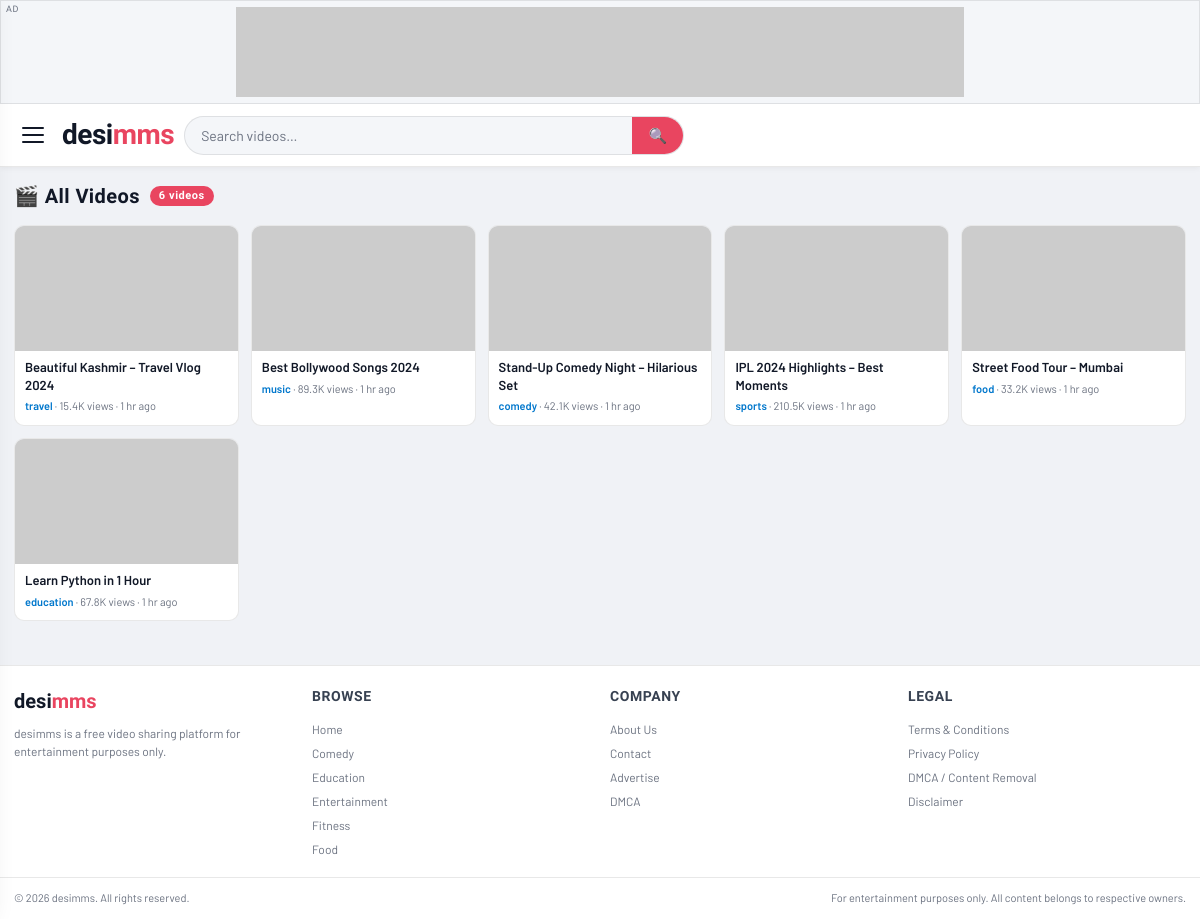
The page / on the database its author committed.
### tables this page shows
CREATE TABLE IF NOT EXISTS videos (
  id           INT AUTO_INCREMENT PRIMARY KEY,
  title        VARCHAR(255) NOT NULL,
  slug         VARCHAR(255) NOT NULL UNIQUE,
  description  TEXT,
  category     VARCHAR(100) DEFAULT 'general',
  tags         VARCHAR(500) DEFAULT '',
  embed_url    VARCHAR(1000) DEFAULT '',
  video_file   VARCHAR(500) DEFAULT '',
  thumbnail    VARCHAR(500) DEFAULT '',
  views        INT DEFAULT 0,
  featured     TINYINT DEFAULT 0,
  seo_title    VARCHAR(255) DEFAULT '',
  seo_desc     VARCHAR(500) DEFAULT '',
  seo_keywords VARCHAR(500) DEFAULT '',
  created_at   DATETIME DEFAULT CURRENT_TIMESTAMP
);

CREATE TABLE IF NOT EXISTS settings (
  `key`   VARCHAR(100) PRIMARY KEY,
  `value` TEXT
);

CREATE TABLE IF NOT EXISTS categories (
  id   INT AUTO_INCREMENT PRIMARY KEY,
  name VARCHAR(100) NOT NULL,
  slug VARCHAR(100) NOT NULL UNIQUE,
 icon VARCHAR(20) DEFAULT NULL
);

### config.php (called while the page is built, shortened)
<?php
function getSetting(PDO $db, string $key, string $default=''): string {
    $s=$db->prepare("SELECT `value` FROM settings WHERE `key`=?");
    $s->execute([$key]);
    $r=$s->fetchColumn();
    return $r!==false?$r:$default;
}
function getAd(PDO $db, string $pos): ?array {
    $s=$db->prepare("SELECT * FROM ads WHERE position=? AND is_active=1 LIMIT 1");
    $s->execute([$pos]);
    return $s->fetch()?:null;
}
function fmtViews(int $n): string {
    if($n>=1000)    return round($n/1000,1).'K';
    return (string)$n;
}
function timeAgo(string $dt): string {
    $d=time()-strtotime($dt);
    if($d<86400)   return floor($d/3600).' hr ago';
    return date('M j, Y',strtotime($dt));
}
function h(string $s): string { return htmlspecialchars($s,ENT_QUOTES,'UTF-8'); }
function getCategories(PDO $db): array {
    return $db->query("SELECT * FROM categories ORDER BY name")->fetchAll();
}

### index.php (the view, shortened to what this page needs)
<?php
require_once 'config.php';
$siteName    = getSetting($pdo,'site_name','desimms');
$perPage     = (int)getSetting($pdo,'videos_per_page','12');
$search = isset($_GET['q'])    ? trim($_GET['q'])    : '';
$page   = max(1, (int)($_GET['page'] ?? 1));
$offset = ($page - 1) * $perPage;
$where = ['1=1'];
$params = [];
$whereSQL = implode(' AND ', $where);
$total = $pdo->prepare("SELECT COUNT(*) FROM videos WHERE $whereSQL");
$total->execute($params);
$totalCount = (int)$total->fetchColumn();
$stmt = $pdo->prepare("SELECT * FROM videos WHERE $whereSQL ORDER BY created_at DESC LIMIT $perPage OFFSET $offset");
$stmt->execute($params);
$videos = $stmt->fetchAll();
$categories = getCategories($pdo);
$catLabel = '🎬 All Videos';
$adHeader     = getAd($pdo,'header');
?>
<!DOCTYPE html>
<html lang="en">
<head>
  <link rel="stylesheet" href="style.css"/>
</head>
<body>
<header class="site-header">
  <?php if($adHeader): ?>
  <div class="ad-wrap ad-header"><?= $adHeader['ad_code'] ?></div>
  <?php endif; ?>
  <div class="header-inner">
    <button class="hamburger" id="hamburger" onclick="openCatMenu()" aria-label="Open categories" aria-expanded="false">
      <span></span><span></span><span></span>
    </button>
    <a href="index.php" class="logo">desi<span>mms</span></a>
    <form class="search-form" action="index.php" method="get" role="search">
      <input type="search" name="q" placeholder="Search videos…" value="<?= h($search) ?>" autocomplete="off" aria-label="Search"/>
      <button type="submit" aria-label="Search">🔍</button>
    </form>
  </div>
</header>
<div class="page-wrap">
  <div class="sec-head">
    <h2><?= h($catLabel) ?></h2>
    <?php if($totalCount>0): ?><span class="pill-count"><?= $totalCount ?> videos</span><?php endif; ?>
  </div>
  <div class="video-grid">
    <?php if(empty($videos)): ?>
      <div class="empty">
        <div class="icon">🎬</div>
        <p>No videos found<?= $search?' for "'.h($search).'"':'' ?>.</p>
      </div>
    <?php else:
      foreach($videos as $v):
    ?>
      <a class="v-card" href="video.php?id=<?= (int)$v['id'] ?>">
        <div class="v-thumb">
          <img src="<?= h($v['thumbnail']?:('https://picsum.photos/seed/v'.$v['id'].'/400/225')) ?>"
               alt="<?= h($v['title']) ?>" loading="lazy" width="400" height="225"/>
          <div class="v-play"><div class="v-play-btn">▶</div></div>
        </div>
        <div class="v-info">
          <p class="v-title"><?= h($v['title']) ?></p>
          <div class="v-meta">
            <span class="v-channel"><?= h($v['category']) ?></span> ·
            <?= fmtViews((int)$v['views']) ?> views · <?= timeAgo($v['created_at']) ?>
          </div>
        </div>
      </a>
    <?php endforeach; endif; ?>
  </div>
</div>
<footer class="site-footer">
  <div class="footer-inner">
    <div class="footer-cols">
      <div class="footer-col">
        <div class="footer-logo">desi<span>mms</span></div>
        <p style="font-size:12px;color:var(--muted);margin-top:8px"><?= h(getSetting($pdo,'footer_text','')) ?></p>
      </div>
      <div class="footer-col">
        <h4>Browse</h4>
        <a href="index.php">Home</a>
        <?php foreach(array_slice($categories,0,5) as $c): ?>
          <a href="index.php?cat=<?= urlencode($c['slug']) ?>"><?= h($c['name']) ?></a>
        <?php endforeach; ?>
      </div>
      <div class="footer-col">
        <h4>Company</h4>
        <a href="about.php">About Us</a>
        <a href="contact.php">Contact</a>
        <a href="advertise.php">Advertise</a>
        <a href="dmca.php">DMCA</a>
      </div>
      <div class="footer-col">
        <h4>Legal</h4>
        <a href="terms.php">Terms &amp; Conditions</a>
        <a href="privacy.php">Privacy Policy</a>
        <a href="dmca.php">DMCA / Content Removal</a>
        <a href="disclaimer.php">Disclaimer</a>
      </div>
    </div>
    <div class="footer-bottom">
      <span>© <?= date('Y') ?> <?= h($siteName) ?>. All rights reserved.</span>
      <span>For entertainment purposes only. All content belongs to respective owners.</span>
    </div>
  </div>
</footer>
</body>
</html>

### index.php (style rules this page uses)
.hamburger { background:none;border:none;padding:6px 8px;cursor:pointer; display:flex;flex-direction:column;gap:5px;flex-shrink:0;border-radius:var(--radius-sm); transition:background .15s }
.hamburger span { display:block;width:22px;height:2px;background:var(--text); border-radius:2px;transition:all .25s }

### rows shown on the page
videos: title "Beautiful Kashmir – Travel Vlog 2024", category "travel", views "15.4K", created_at "1 hr ago"
videos: title "Best Bollywood Songs 2024", category "music", views "89.3K", created_at "1 hr ago"
videos: title "Stand-Up Comedy Night – Hilarious Set", category "comedy", views "42.1K", created_at "1 hr ago"
videos: title "IPL 2024 Highlights – Best Moments", category "sports", views "210.5K", created_at "1 hr ago"
videos: title "Street Food Tour – Mumbai", category "food", views "33.2K", created_at "1 hr ago"
videos: title "Learn Python in 1 Hour", category "education", views "67.8K", created_at "1 hr ago"
settings: value "desimms is a free video sharing platform for entertainment purposes only."
categories: name "Comedy"
categories: name "Education"
categories: name "Entertainment"
categories: name "Fitness"
categories: name "Food"
settings: value "desimms"

### other values the page prints
$catLabel "🎬 All Videos"
$totalCount "6"
